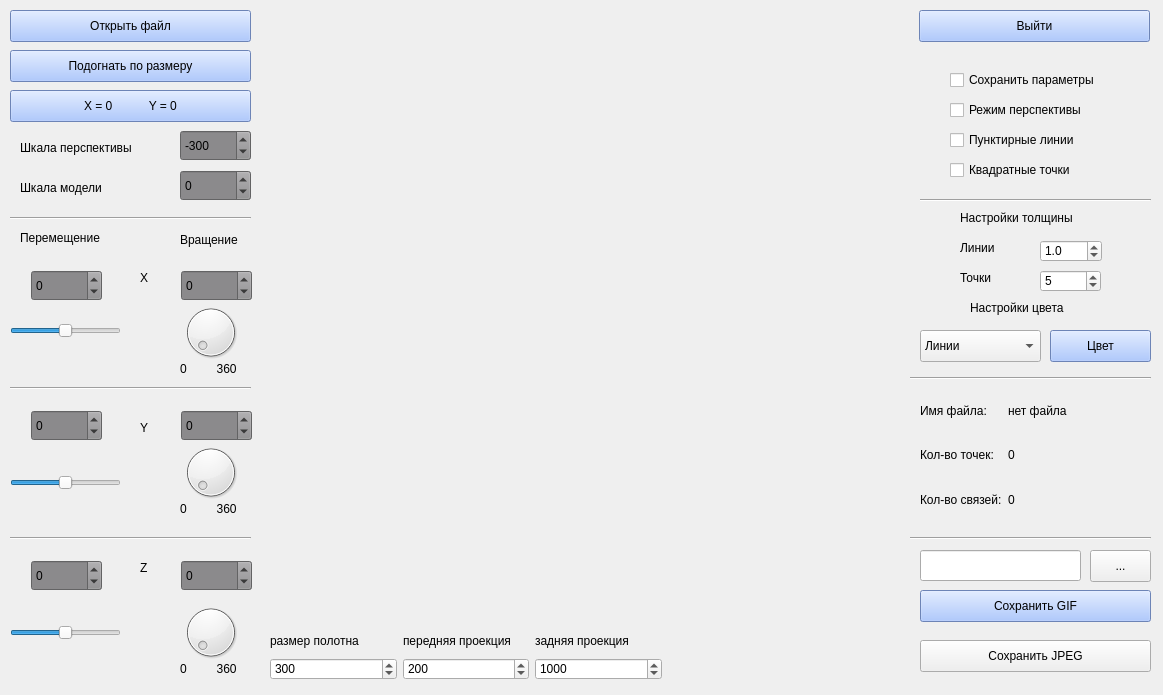
<?xml version="1.0" encoding="UTF-8"?>
<ui version="4.0">
 <class>MainWindow</class>
 <widget class="QMainWindow" name="MainWindow">
  <property name="geometry">
   <rect>
    <x>0</x>
    <y>0</y>
    <width>1163</width>
    <height>695</height>
   </rect>
  </property>
  <property name="windowTitle">
   <string>3D_Viewer_1</string>
  </property>
  <property name="styleSheet">
   <string notr="true">MainWindow { background-color: rgb(119, 118, 120); border: none; }</string>
  </property>
  <widget class="QWidget" name="centralwidget">
   <widget class="GLWidget" name="GLwidget" native="true">
    <property name="geometry">
     <rect>
      <x>270</x>
      <y>10</y>
      <width>631</width>
      <height>611</height>
     </rect>
    </property>
    <property name="sizePolicy">
     <sizepolicy hsizetype="Expanding" vsizetype="Preferred">
      <horstretch>0</horstretch>
      <verstretch>0</verstretch>
     </sizepolicy>
    </property>
   </widget>
   <widget class="QLabel" name="label">
    <property name="geometry">
     <rect>
      <x>140</x>
      <y>270</y>
      <width>16</width>
      <height>16</height>
     </rect>
    </property>
    <property name="text">
     <string>X</string>
    </property>
   </widget>
   <widget class="QLabel" name="label_2">
    <property name="geometry">
     <rect>
      <x>140</x>
      <y>420</y>
      <width>16</width>
      <height>16</height>
     </rect>
    </property>
    <property name="text">
     <string>Y</string>
    </property>
   </widget>
   <widget class="QLabel" name="label_3">
    <property name="geometry">
     <rect>
      <x>140</x>
      <y>560</y>
      <width>16</width>
      <height>16</height>
     </rect>
    </property>
    <property name="text">
     <string>Z</string>
    </property>
   </widget>
   <widget class="QLabel" name="label_4">
    <property name="geometry">
     <rect>
      <x>20</x>
      <y>140</y>
      <width>131</width>
      <height>16</height>
     </rect>
    </property>
    <property name="text">
     <string>Шкала перспективы</string>
    </property>
   </widget>
   <widget class="QLabel" name="label_5">
    <property name="geometry">
     <rect>
      <x>20</x>
      <y>180</y>
      <width>101</width>
      <height>16</height>
     </rect>
    </property>
    <property name="text">
     <string>Шкала модели</string>
    </property>
   </widget>
   <widget class="QLabel" name="label_6">
    <property name="geometry">
     <rect>
      <x>20</x>
      <y>230</y>
      <width>101</width>
      <height>16</height>
     </rect>
    </property>
    <property name="text">
     <string>Перемещение</string>
    </property>
   </widget>
   <widget class="QDoubleSpinBox" name="transl_x_SpinBox">
    <property name="geometry">
     <rect>
      <x>31</x>
      <y>270</y>
      <width>71</width>
      <height>31</height>
     </rect>
    </property>
    <property name="styleSheet">
     <string notr="true">QDoubleSpinBox { background-color: rgb(139, 138, 140); }</string>
    </property>
    <property name="decimals">
     <number>0</number>
    </property>
    <property name="minimum">
     <double>-1000.000000000000000</double>
    </property>
    <property name="maximum">
     <double>1000.000000000000000</double>
    </property>
   </widget>
   <widget class="QDoubleSpinBox" name="rotate_x_SpinBox">
    <property name="geometry">
     <rect>
      <x>181</x>
      <y>270</y>
      <width>71</width>
      <height>31</height>
     </rect>
    </property>
    <property name="styleSheet">
     <string notr="true">QDoubleSpinBox { background-color: rgb(139, 138, 140); font: rgb(255, 255, 255); }

</string>
    </property>
    <property name="decimals">
     <number>0</number>
    </property>
    <property name="minimum">
     <double>-1000.000000000000000</double>
    </property>
    <property name="maximum">
     <double>1000.000000000000000</double>
    </property>
   </widget>
   <widget class="QDoubleSpinBox" name="trans_y_SpinBox">
    <property name="geometry">
     <rect>
      <x>31</x>
      <y>410</y>
      <width>71</width>
      <height>31</height>
     </rect>
    </property>
    <property name="styleSheet">
     <string notr="true">QDoubleSpinBox { background-color: rgb(139, 138, 140); }</string>
    </property>
    <property name="decimals">
     <number>0</number>
    </property>
    <property name="minimum">
     <double>-1000.000000000000000</double>
    </property>
    <property name="maximum">
     <double>1000.000000000000000</double>
    </property>
   </widget>
   <widget class="QDoubleSpinBox" name="rotate_y_SpinBox">
    <property name="geometry">
     <rect>
      <x>181</x>
      <y>410</y>
      <width>71</width>
      <height>31</height>
     </rect>
    </property>
    <property name="styleSheet">
     <string notr="true">QDoubleSpinBox { background-color: rgb(139, 138, 140); }</string>
    </property>
    <property name="decimals">
     <number>0</number>
    </property>
    <property name="minimum">
     <double>-1000.000000000000000</double>
    </property>
    <property name="maximum">
     <double>1000.000000000000000</double>
    </property>
   </widget>
   <widget class="QDoubleSpinBox" name="trans_z_SpinBox">
    <property name="geometry">
     <rect>
      <x>31</x>
      <y>560</y>
      <width>71</width>
      <height>31</height>
     </rect>
    </property>
    <property name="styleSheet">
     <string notr="true">QDoubleSpinBox { background-color: rgb(139, 138, 140); }</string>
    </property>
    <property name="decimals">
     <number>0</number>
    </property>
    <property name="minimum">
     <double>-1000.000000000000000</double>
    </property>
    <property name="maximum">
     <double>1000.000000000000000</double>
    </property>
   </widget>
   <widget class="QDoubleSpinBox" name="rotate_z_SpinBox">
    <property name="geometry">
     <rect>
      <x>181</x>
      <y>560</y>
      <width>71</width>
      <height>31</height>
     </rect>
    </property>
    <property name="styleSheet">
     <string notr="true">QDoubleSpinBox { background-color: rgb(139, 138, 140); }</string>
    </property>
    <property name="decimals">
     <number>0</number>
    </property>
    <property name="minimum">
     <double>-1000.000000000000000</double>
    </property>
    <property name="maximum">
     <double>1000.000000000000000</double>
    </property>
   </widget>
   <widget class="QDoubleSpinBox" name="model_scale_SpinBox">
    <property name="geometry">
     <rect>
      <x>180</x>
      <y>170</y>
      <width>71</width>
      <height>31</height>
     </rect>
    </property>
    <property name="styleSheet">
     <string notr="true">QDoubleSpinBox { background-color: rgb(139, 138, 140); }</string>
    </property>
    <property name="decimals">
     <number>0</number>
    </property>
    <property name="minimum">
     <double>-100.000000000000000</double>
    </property>
    <property name="maximum">
     <double>200.000000000000000</double>
    </property>
   </widget>
   <widget class="QPushButton" name="color_Button">
    <property name="geometry">
     <rect>
      <x>1050</x>
      <y>330</y>
      <width>101</width>
      <height>32</height>
     </rect>
    </property>
    <property name="styleSheet">
     <string notr="true">QPushButton { background-color: rgb(152, 185, 255);  font: 13pt &quot;PT Serif&quot;;
}
</string>
    </property>
    <property name="text">
     <string>Цвет</string>
    </property>
   </widget>
   <widget class="QPushButton" name="quit_button">
    <property name="geometry">
     <rect>
      <x>919</x>
      <y>10</y>
      <width>231</width>
      <height>32</height>
     </rect>
    </property>
    <property name="styleSheet">
     <string notr="true">QPushButton { background-color: rgb(152, 185, 255);  font: 13pt &quot;PT Serif&quot; rgb(255, 89, 76);
}
</string>
    </property>
    <property name="text">
     <string>Выйти</string>
    </property>
   </widget>
   <widget class="QPushButton" name="open_file_Button">
    <property name="geometry">
     <rect>
      <x>10</x>
      <y>10</y>
      <width>241</width>
      <height>32</height>
     </rect>
    </property>
    <property name="styleSheet">
     <string notr="true">QPushButton { background-color: rgb(152, 185, 255);  font: 13pt &quot;PT Serif&quot; rgb(255, 89, 76);
}
</string>
    </property>
    <property name="text">
     <string>Открыть файл</string>
    </property>
   </widget>
   <widget class="QDoubleSpinBox" name="scale_SpinBox">
    <property name="geometry">
     <rect>
      <x>180</x>
      <y>130</y>
      <width>71</width>
      <height>31</height>
     </rect>
    </property>
    <property name="styleSheet">
     <string notr="true">QDoubleSpinBox { background-color: rgb(139, 138, 140); }</string>
    </property>
    <property name="decimals">
     <number>0</number>
    </property>
    <property name="minimum">
     <double>-1000.000000000000000</double>
    </property>
    <property name="maximum">
     <double>1000.000000000000000</double>
    </property>
    <property name="singleStep">
     <double>20.000000000000000</double>
    </property>
    <property name="value">
     <double>-300.000000000000000</double>
    </property>
   </widget>
   <widget class="QComboBox" name="comboBox">
    <property name="geometry">
     <rect>
      <x>920</x>
      <y>330</y>
      <width>121</width>
      <height>32</height>
     </rect>
    </property>
    <property name="styleSheet">
     <string notr="true">QDoubleSpinBox { background-color: rgb(139, 138, 140); }</string>
    </property>
    <item>
     <property name="text">
      <string>Линии</string>
     </property>
    </item>
    <item>
     <property name="text">
      <string>Точки</string>
     </property>
    </item>
    <item>
     <property name="text">
      <string>Фон</string>
     </property>
    </item>
   </widget>
   <widget class="QLabel" name="label_7">
    <property name="geometry">
     <rect>
      <x>180</x>
      <y>230</y>
      <width>81</width>
      <height>20</height>
     </rect>
    </property>
    <property name="text">
     <string>Вращение</string>
    </property>
   </widget>
   <widget class="Line" name="line">
    <property name="geometry">
     <rect>
      <x>10</x>
      <y>210</y>
      <width>241</width>
      <height>16</height>
     </rect>
    </property>
    <property name="orientation">
     <enum>Qt::Horizontal</enum>
    </property>
   </widget>
   <widget class="QSlider" name="horizontalSlider_x">
    <property name="geometry">
     <rect>
      <x>10</x>
      <y>320</y>
      <width>111</width>
      <height>21</height>
     </rect>
    </property>
    <property name="minimum">
     <number>-1000</number>
    </property>
    <property name="maximum">
     <number>1000</number>
    </property>
    <property name="orientation">
     <enum>Qt::Horizontal</enum>
    </property>
   </widget>
   <widget class="Line" name="line_2">
    <property name="geometry">
     <rect>
      <x>10</x>
      <y>380</y>
      <width>241</width>
      <height>16</height>
     </rect>
    </property>
    <property name="orientation">
     <enum>Qt::Horizontal</enum>
    </property>
   </widget>
   <widget class="QDial" name="dial_x">
    <property name="geometry">
     <rect>
      <x>180</x>
      <y>300</y>
      <width>61</width>
      <height>64</height>
     </rect>
    </property>
    <property name="minimum">
     <number>0</number>
    </property>
    <property name="maximum">
     <number>360</number>
    </property>
    <property name="value">
     <number>0</number>
    </property>
    <property name="tracking">
     <bool>true</bool>
    </property>
   </widget>
   <widget class="QDial" name="dial_y">
    <property name="geometry">
     <rect>
      <x>180</x>
      <y>440</y>
      <width>61</width>
      <height>64</height>
     </rect>
    </property>
    <property name="maximum">
     <number>360</number>
    </property>
   </widget>
   <widget class="Line" name="line_3">
    <property name="geometry">
     <rect>
      <x>10</x>
      <y>530</y>
      <width>241</width>
      <height>16</height>
     </rect>
    </property>
    <property name="orientation">
     <enum>Qt::Horizontal</enum>
    </property>
   </widget>
   <widget class="QDial" name="dial_z">
    <property name="geometry">
     <rect>
      <x>180</x>
      <y>600</y>
      <width>61</width>
      <height>64</height>
     </rect>
    </property>
    <property name="maximum">
     <number>360</number>
    </property>
   </widget>
   <widget class="QSlider" name="horizontalSlider_y">
    <property name="geometry">
     <rect>
      <x>10</x>
      <y>470</y>
      <width>111</width>
      <height>25</height>
     </rect>
    </property>
    <property name="minimum">
     <number>-1000</number>
    </property>
    <property name="maximum">
     <number>1000</number>
    </property>
    <property name="orientation">
     <enum>Qt::Horizontal</enum>
    </property>
   </widget>
   <widget class="QSlider" name="horizontalSlider_z">
    <property name="geometry">
     <rect>
      <x>10</x>
      <y>620</y>
      <width>111</width>
      <height>25</height>
     </rect>
    </property>
    <property name="minimum">
     <number>-1000</number>
    </property>
    <property name="maximum">
     <number>1000</number>
    </property>
    <property name="orientation">
     <enum>Qt::Horizontal</enum>
    </property>
   </widget>
   <widget class="QCheckBox" name="checkLines">
    <property name="geometry">
     <rect>
      <x>950</x>
      <y>130</y>
      <width>141</width>
      <height>20</height>
     </rect>
    </property>
    <property name="text">
     <string>Пунктирные линии</string>
    </property>
   </widget>
   <widget class="QCheckBox" name="frustum_check">
    <property name="geometry">
     <rect>
      <x>950</x>
      <y>100</y>
      <width>141</width>
      <height>20</height>
     </rect>
    </property>
    <property name="text">
     <string>Режим перспективы</string>
    </property>
   </widget>
   <widget class="Line" name="line_4">
    <property name="geometry">
     <rect>
      <x>920</x>
      <y>190</y>
      <width>231</width>
      <height>20</height>
     </rect>
    </property>
    <property name="orientation">
     <enum>Qt::Horizontal</enum>
    </property>
   </widget>
   <widget class="QPushButton" name="optim_model_Button">
    <property name="geometry">
     <rect>
      <x>10</x>
      <y>50</y>
      <width>241</width>
      <height>32</height>
     </rect>
    </property>
    <property name="styleSheet">
     <string notr="true">QPushButton { background-color: rgb(152, 185, 255);  font: 13pt &quot;PT Serif&quot; rgb(255, 89, 76);
}
</string>
    </property>
    <property name="text">
     <string>Подогнать по размеру</string>
    </property>
   </widget>
   <widget class="QPushButton" name="save_as_Button">
    <property name="geometry">
     <rect>
      <x>920</x>
      <y>590</y>
      <width>231</width>
      <height>32</height>
     </rect>
    </property>
    <property name="styleSheet">
     <string notr="true">QPushButton { background-color: rgb(152, 185, 255);  font: 13pt &quot;PT Serif&quot; rgb(255, 89, 76);
}
</string>
    </property>
    <property name="text">
     <string>Сохранить GIF</string>
    </property>
   </widget>
   <widget class="QCheckBox" name="save_set_checkBox">
    <property name="geometry">
     <rect>
      <x>950</x>
      <y>70</y>
      <width>171</width>
      <height>20</height>
     </rect>
    </property>
    <property name="text">
     <string>Сохранить параметры</string>
    </property>
    <property name="checked">
     <bool>false</bool>
    </property>
   </widget>
   <widget class="QLabel" name="label_8">
    <property name="geometry">
     <rect>
      <x>960</x>
      <y>240</y>
      <width>58</width>
      <height>16</height>
     </rect>
    </property>
    <property name="text">
     <string>Линии</string>
    </property>
   </widget>
   <widget class="QLabel" name="label_9">
    <property name="geometry">
     <rect>
      <x>960</x>
      <y>270</y>
      <width>58</width>
      <height>16</height>
     </rect>
    </property>
    <property name="text">
     <string>Точки</string>
    </property>
   </widget>
   <widget class="QLabel" name="label_10">
    <property name="geometry">
     <rect>
      <x>960</x>
      <y>210</y>
      <width>131</width>
      <height>16</height>
     </rect>
    </property>
    <property name="text">
     <string>Настройки толщины</string>
    </property>
   </widget>
   <widget class="QSpinBox" name="dot_spinBox">
    <property name="geometry">
     <rect>
      <x>1040</x>
      <y>270</y>
      <width>61</width>
      <height>22</height>
     </rect>
    </property>
    <property name="value">
     <number>5</number>
    </property>
   </widget>
   <widget class="QDoubleSpinBox" name="line_spinBox">
    <property name="geometry">
     <rect>
      <x>1040</x>
      <y>240</y>
      <width>62</width>
      <height>22</height>
     </rect>
    </property>
    <property name="decimals">
     <number>1</number>
    </property>
    <property name="singleStep">
     <double>1.200000000000000</double>
    </property>
    <property name="value">
     <double>1.000000000000000</double>
    </property>
   </widget>
   <widget class="Line" name="line_5">
    <property name="geometry">
     <rect>
      <x>910</x>
      <y>370</y>
      <width>241</width>
      <height>16</height>
     </rect>
    </property>
    <property name="orientation">
     <enum>Qt::Horizontal</enum>
    </property>
   </widget>
   <widget class="QLabel" name="label_11">
    <property name="geometry">
     <rect>
      <x>970</x>
      <y>300</y>
      <width>131</width>
      <height>16</height>
     </rect>
    </property>
    <property name="text">
     <string>Настройки цвета</string>
    </property>
   </widget>
   <widget class="Line" name="line_6">
    <property name="geometry">
     <rect>
      <x>910</x>
      <y>530</y>
      <width>241</width>
      <height>16</height>
     </rect>
    </property>
    <property name="orientation">
     <enum>Qt::Horizontal</enum>
    </property>
   </widget>
   <widget class="QCheckBox" name="sqr_point_checkBox">
    <property name="geometry">
     <rect>
      <x>950</x>
      <y>160</y>
      <width>141</width>
      <height>20</height>
     </rect>
    </property>
    <property name="text">
     <string>Квадратные точки</string>
    </property>
   </widget>
   <widget class="QPushButton" name="jpeg_pushButton">
    <property name="geometry">
     <rect>
      <x>920</x>
      <y>640</y>
      <width>231</width>
      <height>32</height>
     </rect>
    </property>
    <property name="text">
     <string>Сохранить JPEG</string>
    </property>
   </widget>
   <widget class="QLabel" name="label_15">
    <property name="geometry">
     <rect>
      <x>180</x>
      <y>660</y>
      <width>71</width>
      <height>17</height>
     </rect>
    </property>
    <property name="text">
     <string>0         360</string>
    </property>
   </widget>
   <widget class="QLabel" name="label_16">
    <property name="geometry">
     <rect>
      <x>180</x>
      <y>500</y>
      <width>71</width>
      <height>17</height>
     </rect>
    </property>
    <property name="text">
     <string>0         360</string>
    </property>
   </widget>
   <widget class="QLabel" name="label_17">
    <property name="geometry">
     <rect>
      <x>180</x>
      <y>360</y>
      <width>71</width>
      <height>17</height>
     </rect>
    </property>
    <property name="text">
     <string>0         360</string>
    </property>
   </widget>
   <widget class="QPushButton" name="bXYToZero">
    <property name="geometry">
     <rect>
      <x>10</x>
      <y>90</y>
      <width>241</width>
      <height>32</height>
     </rect>
    </property>
    <property name="styleSheet">
     <string notr="true">QPushButton { background-color: rgb(152, 185, 255);  font: 13pt &quot;PT Serif&quot; rgb(255, 89, 76);
}
</string>
    </property>
    <property name="text">
     <string>X = 0           Y = 0</string>
    </property>
   </widget>
   <widget class="QPushButton" name="pbSaveDirectory">
    <property name="geometry">
     <rect>
      <x>1090</x>
      <y>550</y>
      <width>61</width>
      <height>32</height>
     </rect>
    </property>
    <property name="text">
     <string>...</string>
    </property>
   </widget>
   <widget class="QLineEdit" name="leDirectory">
    <property name="geometry">
     <rect>
      <x>920</x>
      <y>550</y>
      <width>161</width>
      <height>31</height>
     </rect>
    </property>
   </widget>
   <widget class="QWidget" name="layoutWidget">
    <property name="geometry">
     <rect>
      <x>920</x>
      <y>380</y>
      <width>221</width>
      <height>151</height>
     </rect>
    </property>
    <layout class="QFormLayout" name="formLayout">
     <property name="verticalSpacing">
      <number>6</number>
     </property>
     <item row="3" column="0">
      <widget class="QLabel" name="label_14">
       <property name="text">
        <string>Имя файла:</string>
       </property>
      </widget>
     </item>
     <item row="3" column="1">
      <widget class="QLabel" name="labelFileName">
       <property name="text">
        <string>нет файла</string>
       </property>
      </widget>
     </item>
     <item row="4" column="0">
      <spacer name="verticalSpacer">
       <property name="orientation">
        <enum>Qt::Vertical</enum>
       </property>
       <property name="sizeHint" stdset="0">
        <size>
         <width>20</width>
         <height>40</height>
        </size>
       </property>
      </spacer>
     </item>
     <item row="5" column="0">
      <widget class="QLabel" name="label_12">
       <property name="text">
        <string>Кол-во точек:</string>
       </property>
      </widget>
     </item>
     <item row="5" column="1">
      <widget class="QLabel" name="labelCountOfVertex">
       <property name="text">
        <string>0</string>
       </property>
      </widget>
     </item>
     <item row="6" column="0">
      <spacer name="verticalSpacer_2">
       <property name="orientation">
        <enum>Qt::Vertical</enum>
       </property>
       <property name="sizeHint" stdset="0">
        <size>
         <width>20</width>
         <height>40</height>
        </size>
       </property>
      </spacer>
     </item>
     <item row="7" column="0">
      <widget class="QLabel" name="label_13">
       <property name="text">
        <string>Кол-во связей:</string>
       </property>
      </widget>
     </item>
     <item row="7" column="1">
      <widget class="QLabel" name="labelCountOfFacets">
       <property name="text">
        <string>0</string>
       </property>
      </widget>
     </item>
     <item row="2" column="0">
      <spacer name="verticalSpacer_3">
       <property name="orientation">
        <enum>Qt::Vertical</enum>
       </property>
       <property name="sizeHint" stdset="0">
        <size>
         <width>20</width>
         <height>40</height>
        </size>
       </property>
      </spacer>
     </item>
     <item row="8" column="0">
      <spacer name="verticalSpacer_4">
       <property name="orientation">
        <enum>Qt::Vertical</enum>
       </property>
       <property name="sizeHint" stdset="0">
        <size>
         <width>20</width>
         <height>40</height>
        </size>
       </property>
      </spacer>
     </item>
    </layout>
   </widget>
   <widget class="QWidget" name="layoutWidget">
    <property name="geometry">
     <rect>
      <x>270</x>
      <y>630</y>
      <width>392</width>
      <height>50</height>
     </rect>
    </property>
    <layout class="QGridLayout" name="gridLayout">
     <item row="0" column="0">
      <widget class="QLabel" name="label_18">
       <property name="text">
        <string>размер полотна</string>
       </property>
      </widget>
     </item>
     <item row="0" column="1">
      <widget class="QLabel" name="label_19">
       <property name="text">
        <string>передняя проекция</string>
       </property>
      </widget>
     </item>
     <item row="0" column="2">
      <widget class="QLabel" name="label_20">
       <property name="text">
        <string>задняя проекция</string>
       </property>
      </widget>
     </item>
     <item row="1" column="0">
      <widget class="QSpinBox" name="sbSizeOfPerspective">
       <property name="minimum">
        <number>1</number>
       </property>
       <property name="maximum">
        <number>500</number>
       </property>
       <property name="value">
        <number>300</number>
       </property>
       <property name="displayIntegerBase">
        <number>10</number>
       </property>
      </widget>
     </item>
     <item row="1" column="1">
      <widget class="QSpinBox" name="sbSizeOfNearVal">
       <property name="minimum">
        <number>2</number>
       </property>
       <property name="maximum">
        <number>500</number>
       </property>
       <property name="value">
        <number>200</number>
       </property>
      </widget>
     </item>
     <item row="1" column="2">
      <widget class="QSpinBox" name="sbSizeOfFarVal">
       <property name="layoutDirection">
        <enum>Qt::LeftToRight</enum>
       </property>
       <property name="minimum">
        <number>4</number>
       </property>
       <property name="maximum">
        <number>5000</number>
       </property>
       <property name="value">
        <number>1000</number>
       </property>
      </widget>
     </item>
    </layout>
   </widget>
  </widget>
 </widget>
 <customwidgets>
  <customwidget>
   <class>GLWidget</class>
   <extends>QWidget</extends>
   <header>glwidget.h</header>
   <container>1</container>
  </customwidget>
 </customwidgets>
 <resources/>
 <connections>
  <connection>
   <sender>quit_button</sender>
   <signal>released()</signal>
   <receiver>MainWindow</receiver>
   <slot>close()</slot>
   <hints>
    <hint type="sourcelabel">
     <x>1125</x>
     <y>41</y>
    </hint>
    <hint type="destinationlabel">
     <x>89</x>
     <y>335</y>
    </hint>
   </hints>
  </connection>
 </connections>
</ui>
